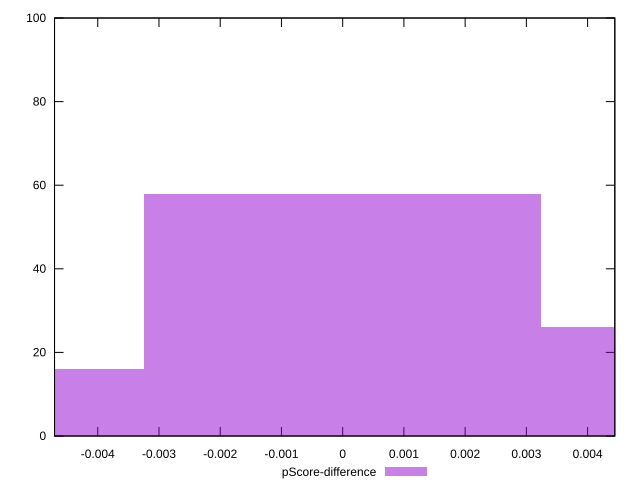

Source code (gnuplot):
reset

$pScoreDifference <<EOF
0 58
0.006479336614799395 26
-0.006479336614799395 16
EOF

set key outside below
set boxwidth 0.006479336614799395
set xrange [-0.004705882352941171:0.004444444444444473]
set yrange [0:100]
set trange [0:100]
set style fill transparent solid 0.5 noborder
set terminal svg size 640, 490 enhanced background rgb 'white'
set output "report_00015_2021-02-09T16-11-33.973Z/uses-http2/samples/pages+cached+noadtech+nomedia+nocss/pScore-difference/histogram.svg"

plot $pScoreDifference title "pScore-difference" with boxes

reset
